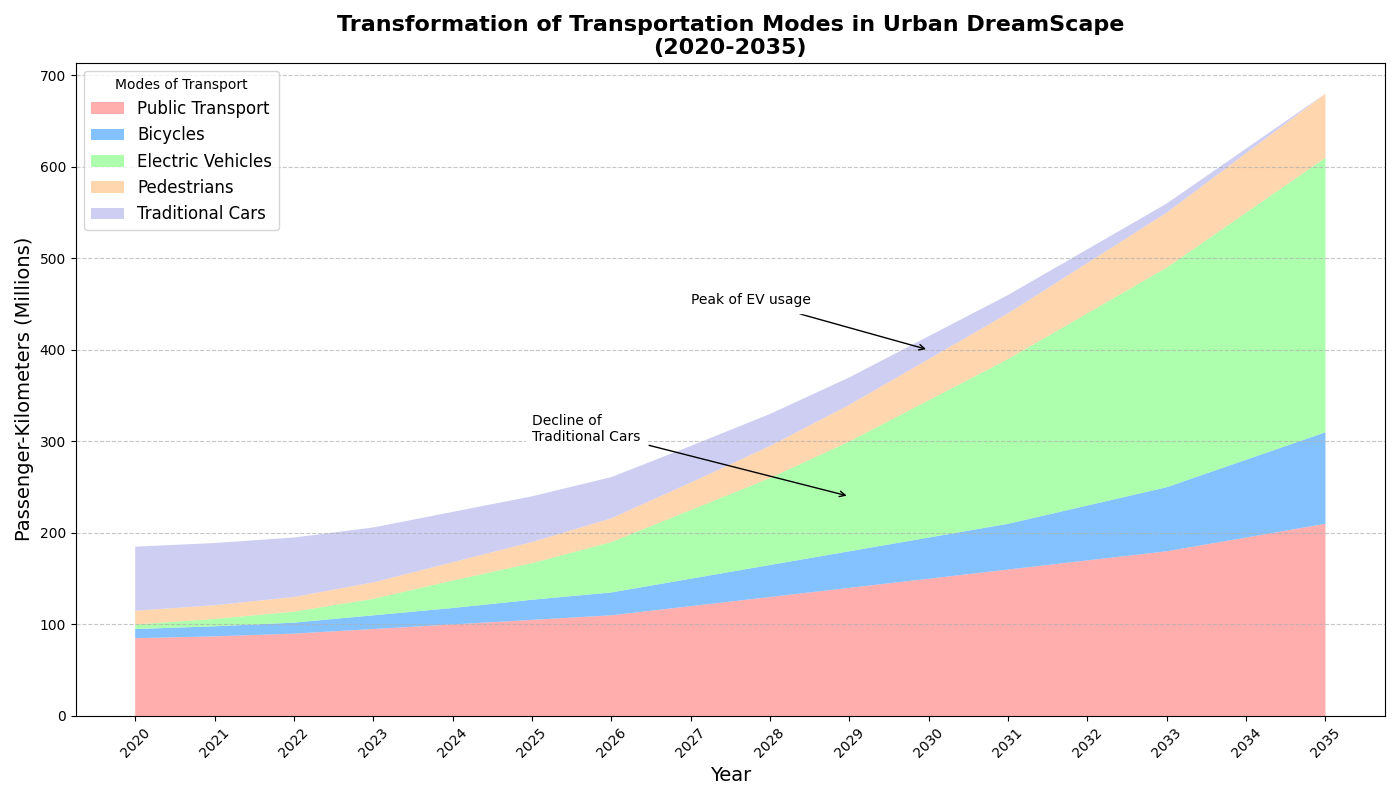

Recreate this plot in Python.
import numpy as np
import matplotlib.pyplot as plt

# Backstory: The journey of "Urban DreamScape," a futuristic city, focusing on the transformation of its transportation landscape from 2020 to 2035.

# Define the years
years = np.arange(2020, 2036)

# Data for different modes of transportation (in million passenger-kilometers)
public_transport = np.array([85, 87, 90, 95, 100, 105, 110, 120, 130, 140, 150, 160, 170, 180, 195, 210])
bicycles = np.array([10, 11, 12, 15, 18, 22, 25, 30, 35, 40, 45, 50, 60, 70, 85, 100])
electric_vehicles = np.array([5, 8, 12, 18, 30, 40, 55, 75, 95, 120, 150, 180, 210, 240, 270, 300])
pedestrians = np.array([15, 15, 16, 18, 20, 23, 26, 30, 35, 40, 45, 50, 55, 60, 65, 70])
traditional_cars = np.array([70, 68, 65, 60, 55, 50, 45, 40, 35, 30, 25, 20, 15, 10, 5, 0])

# Stacked area plot
plt.figure(figsize=(14, 8))

# Plotting the area chart
plt.stackplot(years, public_transport, bicycles, electric_vehicles, pedestrians, traditional_cars,
              labels=['Public Transport', 'Bicycles', 'Electric Vehicles', 'Pedestrians', 'Traditional Cars'],
              colors=['#ff9999','#66b3ff','#99ff99','#ffcc99','#c2c2f0'], alpha=0.8)

# Title and labels
plt.title("Transformation of Transportation Modes in Urban DreamScape\n(2020-2035)", fontsize=16, fontweight='bold')
plt.xlabel("Year", fontsize=14)
plt.ylabel("Passenger-Kilometers (Millions)", fontsize=14)

# Legend
plt.legend(loc='upper left', fontsize=12, title='Modes of Transport')

# Annotations to highlight key transitions
plt.annotate('Peak of EV usage', xy=(2030, 400), xytext=(2027, 450),
             arrowprops=dict(facecolor='black', arrowstyle='->'), fontsize=10, backgroundcolor='white')

plt.annotate('Decline of\nTraditional Cars', xy=(2029, 240), xytext=(2025, 300),
             arrowprops=dict(facecolor='black', arrowstyle='->'), fontsize=10, backgroundcolor='white')

# Customize x-axis labels
plt.xticks(years, rotation=45)

# Grid for better readability
plt.grid(axis='y', linestyle='--', alpha=0.7)

# Adjust layout to prevent text cutoff
plt.tight_layout()

# Show the plot
plt.show()
